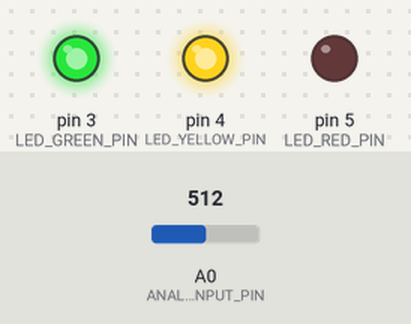
Bench run of a sketch on a simulated Arduino Uno, built with avr-gcc and run on an emulated ATmega328P. Parts: output pins drawn as LEDs (lit = HIGH). Inputs (shaded band) come from the test bench; at power-on: A0 (ANALOG_INPUT_PIN) = 512.

Above: at 1.2 s.
1.3 s: A0 (ANALOG_INPUT_PIN) set to 670
2.8 s: A0 (ANALOG_INPUT_PIN) set to 697
At 3.8 s:
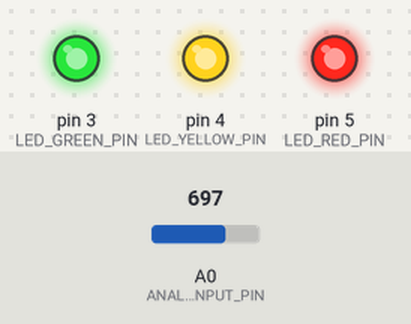
Timing chart, 0 to 5.8 s (numbered marks = the images above; inputs shaded):
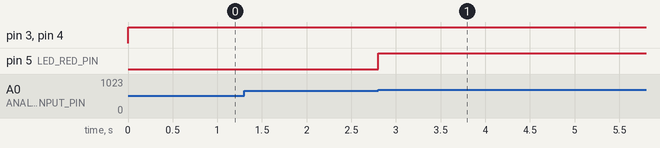

Measured:
- the behaviour switches between 682 and 683 on A0 (ANALOG_INPUT_PIN) (found by bisection; images 0 and 1)
- after the input at 1.3 s, every drawn part: stays the same
- after the input at 2.8 s, pin 5 (LED_RED_PIN): LOW → HIGH at once

The sketch:

potTo3LED.ino
```cpp
// Pin definitions
const int ANALOG_INPUT_PIN = 0;
const int LED_GREEN_PIN = 3;
const int LED_YELLOW_PIN = 4;
const int LED_RED_PIN = 5;

// ADC constants
const int ADC_MAX_VALUE = 1023;
const int ADC_MIN_THRESHOLD = 10;

// Calculate thresholds automatically
const int ADC_LOW_THRESHOLD = ADC_MAX_VALUE / 3;      // 341
const int ADC_MID_THRESHOLD = (ADC_MAX_VALUE * 2) / 3; // 682

const int LOOP_DELAY_MS = 10;

int analogValue;

void setup() {
  //declare pins
  pinMode(LED_GREEN_PIN, OUTPUT);
  pinMode(LED_YELLOW_PIN, OUTPUT);
  pinMode(LED_RED_PIN, OUTPUT);
  //turn LEDs off
  digitalWrite(LED_GREEN_PIN, LOW);
  digitalWrite(LED_YELLOW_PIN, LOW);
  digitalWrite(LED_RED_PIN, LOW);
}

void loop() {
  analogValue = analogRead(ANALOG_INPUT_PIN);

  // Turn on LEDs based on level
  if (analogValue >= ADC_MIN_THRESHOLD) {
    digitalWrite(LED_GREEN_PIN, HIGH);  // Always first

    if (analogValue > ADC_LOW_THRESHOLD) {
      digitalWrite(LED_YELLOW_PIN, HIGH);  // Medium level

      if (analogValue > ADC_MID_THRESHOLD) {
        digitalWrite(LED_RED_PIN, HIGH);  // High level
      }
    }
  }

  delay(LOOP_DELAY_MS);
}
```
